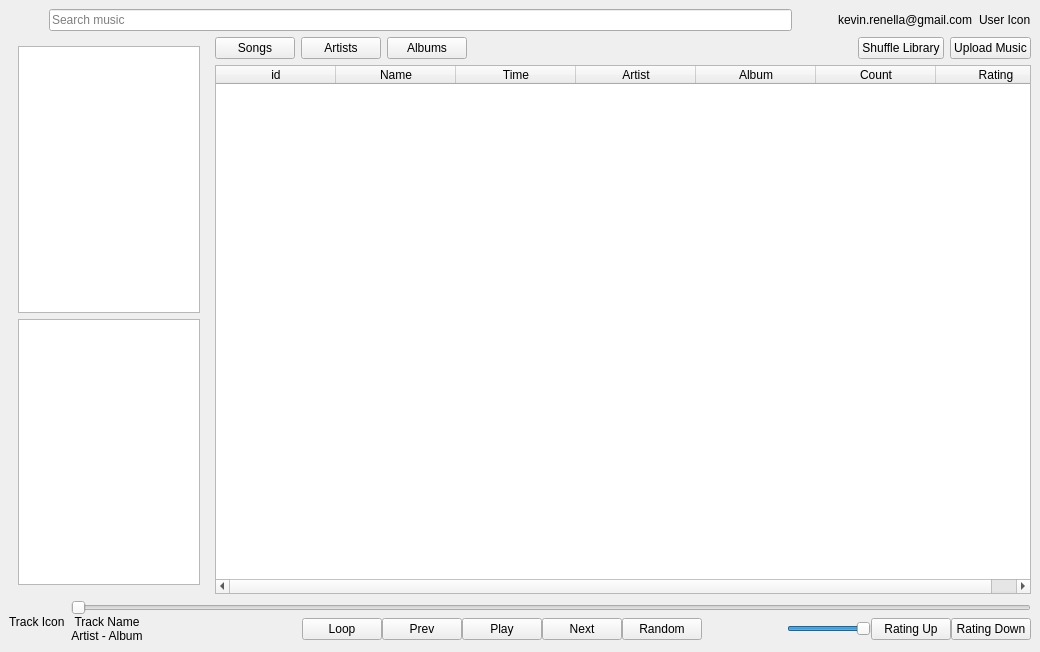
<?xml version="1.0" encoding="UTF-8"?>
<ui version="4.0">
 <class>MainWindow</class>
 <widget class="QMainWindow" name="MainWindow">
  <property name="geometry">
   <rect>
    <x>0</x>
    <y>0</y>
    <width>1040</width>
    <height>652</height>
   </rect>
  </property>
  <property name="windowTitle">
   <string>Luminous Player</string>
  </property>
  <widget class="QWidget" name="centralwidget">
   <layout class="QVBoxLayout" name="verticalLayout">
    <item>
     <layout class="QHBoxLayout" name="horizontalLayout">
      <item>
       <spacer name="horizontalSpacer_2">
        <property name="orientation">
         <enum>Qt::Horizontal</enum>
        </property>
        <property name="sizeType">
         <enum>QSizePolicy::Fixed</enum>
        </property>
        <property name="sizeHint" stdset="0">
         <size>
          <width>40</width>
          <height>20</height>
         </size>
        </property>
       </spacer>
      </item>
      <item>
       <widget class="QLineEdit" name="searchEdit">
        <property name="placeholderText">
         <string>Search music</string>
        </property>
       </widget>
      </item>
      <item>
       <spacer name="horizontalSpacer">
        <property name="orientation">
         <enum>Qt::Horizontal</enum>
        </property>
        <property name="sizeType">
         <enum>QSizePolicy::Fixed</enum>
        </property>
        <property name="sizeHint" stdset="0">
         <size>
          <width>40</width>
          <height>20</height>
         </size>
        </property>
       </spacer>
      </item>
      <item>
       <widget class="QLabel" name="userLogin">
        <property name="text">
         <string>kevin.renella@gmail.com</string>
        </property>
       </widget>
      </item>
      <item>
       <widget class="QLabel" name="userIcon">
        <property name="text">
         <string>User Icon</string>
        </property>
       </widget>
      </item>
     </layout>
    </item>
    <item>
     <layout class="QHBoxLayout" name="horizontalLayout_4">
      <item>
       <widget class="QWidget" name="verticalWidget_2" native="true">
        <property name="maximumSize">
         <size>
          <width>200</width>
          <height>16777215</height>
         </size>
        </property>
        <layout class="QVBoxLayout" name="verticalLayout_5">
         <item>
          <widget class="QListWidget" name="leftMenu"/>
         </item>
         <item>
          <widget class="QListWidget" name="leftPlaylist"/>
         </item>
        </layout>
       </widget>
      </item>
      <item>
       <layout class="QVBoxLayout" name="verticalLayout_4">
        <item>
         <layout class="QHBoxLayout" name="horizontalLayout_5">
          <item>
           <widget class="QPushButton" name="songSelectionButton">
            <property name="text">
             <string>Songs</string>
            </property>
           </widget>
          </item>
          <item>
           <widget class="QPushButton" name="artistsSelectionButton">
            <property name="text">
             <string>Artists</string>
            </property>
           </widget>
          </item>
          <item>
           <widget class="QPushButton" name="albumsSelectionButton">
            <property name="text">
             <string>Albums</string>
            </property>
           </widget>
          </item>
          <item>
           <spacer name="horizontalSpacer_3">
            <property name="orientation">
             <enum>Qt::Horizontal</enum>
            </property>
            <property name="sizeHint" stdset="0">
             <size>
              <width>40</width>
              <height>20</height>
             </size>
            </property>
           </spacer>
          </item>
          <item>
           <widget class="QPushButton" name="shuffleLibraryButton">
            <property name="text">
             <string>Shuffle Library</string>
            </property>
           </widget>
          </item>
          <item>
           <widget class="QPushButton" name="uploadMusicButton">
            <property name="text">
             <string>Upload Music</string>
            </property>
           </widget>
          </item>
         </layout>
        </item>
        <item>
         <widget class="QTableWidget" name="mainTableWidget">
          <property name="editTriggers">
           <set>QAbstractItemView::NoEditTriggers</set>
          </property>
          <property name="showDropIndicator" stdset="0">
           <bool>false</bool>
          </property>
          <property name="alternatingRowColors">
           <bool>true</bool>
          </property>
          <property name="selectionMode">
           <enum>QAbstractItemView::SingleSelection</enum>
          </property>
          <property name="selectionBehavior">
           <enum>QAbstractItemView::SelectRows</enum>
          </property>
          <property name="verticalScrollMode">
           <enum>QAbstractItemView::ScrollPerPixel</enum>
          </property>
          <property name="horizontalScrollMode">
           <enum>QAbstractItemView::ScrollPerPixel</enum>
          </property>
          <property name="showGrid">
           <bool>false</bool>
          </property>
          <property name="gridStyle">
           <enum>Qt::NoPen</enum>
          </property>
          <property name="sortingEnabled">
           <bool>true</bool>
          </property>
          <property name="cornerButtonEnabled">
           <bool>false</bool>
          </property>
          <attribute name="horizontalHeaderDefaultSectionSize">
           <number>120</number>
          </attribute>
          <attribute name="horizontalHeaderHighlightSections">
           <bool>false</bool>
          </attribute>
          <attribute name="horizontalHeaderMinimumSectionSize">
           <number>50</number>
          </attribute>
          <attribute name="horizontalHeaderShowSortIndicator" stdset="0">
           <bool>true</bool>
          </attribute>
          <attribute name="horizontalHeaderStretchLastSection">
           <bool>true</bool>
          </attribute>
          <attribute name="verticalHeaderVisible">
           <bool>false</bool>
          </attribute>
          <attribute name="verticalHeaderHighlightSections">
           <bool>false</bool>
          </attribute>
          <column>
           <property name="text">
            <string>id</string>
           </property>
          </column>
          <column>
           <property name="text">
            <string>Name</string>
           </property>
          </column>
          <column>
           <property name="text">
            <string>Time</string>
           </property>
          </column>
          <column>
           <property name="text">
            <string>Artist</string>
           </property>
          </column>
          <column>
           <property name="text">
            <string>Album</string>
           </property>
          </column>
          <column>
           <property name="text">
            <string>Count</string>
           </property>
          </column>
          <column>
           <property name="text">
            <string>Rating</string>
           </property>
          </column>
         </widget>
        </item>
       </layout>
      </item>
     </layout>
    </item>
    <item>
     <layout class="QHBoxLayout" name="horizontalLayout_2">
      <item>
       <widget class="QLabel" name="trackIcon">
        <property name="text">
         <string>Track Icon</string>
        </property>
       </widget>
      </item>
      <item>
       <layout class="QVBoxLayout" name="verticalLayout_3">
        <property name="spacing">
         <number>0</number>
        </property>
        <item>
         <widget class="QSlider" name="musicSeeker">
          <property name="orientation">
           <enum>Qt::Horizontal</enum>
          </property>
         </widget>
        </item>
        <item>
         <layout class="QHBoxLayout" name="horizontalLayout_3">
          <item>
           <layout class="QVBoxLayout" name="verticalLayout_2">
            <item>
             <widget class="QLabel" name="trackName">
              <property name="text">
               <string>Track Name</string>
              </property>
              <property name="alignment">
               <set>Qt::AlignCenter</set>
              </property>
             </widget>
            </item>
            <item>
             <widget class="QLabel" name="trackArtist">
              <property name="text">
               <string>Artist - Album</string>
              </property>
              <property name="alignment">
               <set>Qt::AlignCenter</set>
              </property>
             </widget>
            </item>
           </layout>
          </item>
          <item>
           <spacer name="horizontalSpacer_6">
            <property name="orientation">
             <enum>Qt::Horizontal</enum>
            </property>
            <property name="sizeType">
             <enum>QSizePolicy::Fixed</enum>
            </property>
            <property name="sizeHint" stdset="0">
             <size>
              <width>75</width>
              <height>20</height>
             </size>
            </property>
           </spacer>
          </item>
          <item>
           <spacer name="horizontalSpacer_5">
            <property name="orientation">
             <enum>Qt::Horizontal</enum>
            </property>
            <property name="sizeHint" stdset="0">
             <size>
              <width>40</width>
              <height>20</height>
             </size>
            </property>
           </spacer>
          </item>
          <item>
           <widget class="QPushButton" name="loopButton">
            <property name="text">
             <string>Loop</string>
            </property>
           </widget>
          </item>
          <item>
           <widget class="QPushButton" name="prevButton">
            <property name="text">
             <string>Prev</string>
            </property>
           </widget>
          </item>
          <item>
           <widget class="QPushButton" name="playButton">
            <property name="text">
             <string>Play</string>
            </property>
           </widget>
          </item>
          <item>
           <widget class="QPushButton" name="nextButton">
            <property name="text">
             <string>Next</string>
            </property>
           </widget>
          </item>
          <item>
           <widget class="QPushButton" name="randomButton">
            <property name="text">
             <string>Random</string>
            </property>
           </widget>
          </item>
          <item>
           <spacer name="horizontalSpacer_4">
            <property name="orientation">
             <enum>Qt::Horizontal</enum>
            </property>
            <property name="sizeHint" stdset="0">
             <size>
              <width>40</width>
              <height>20</height>
             </size>
            </property>
           </spacer>
          </item>
          <item>
           <widget class="QSlider" name="soundSeeker">
            <property name="maximum">
             <number>100</number>
            </property>
            <property name="value">
             <number>100</number>
            </property>
            <property name="orientation">
             <enum>Qt::Horizontal</enum>
            </property>
           </widget>
          </item>
          <item>
           <widget class="QPushButton" name="pushButton_3">
            <property name="text">
             <string>Rating Up</string>
            </property>
           </widget>
          </item>
          <item>
           <widget class="QPushButton" name="pushButton_4">
            <property name="text">
             <string>Rating Down</string>
            </property>
           </widget>
          </item>
         </layout>
        </item>
       </layout>
      </item>
     </layout>
    </item>
   </layout>
  </widget>
 </widget>
 <resources/>
 <connections/>
</ui>
